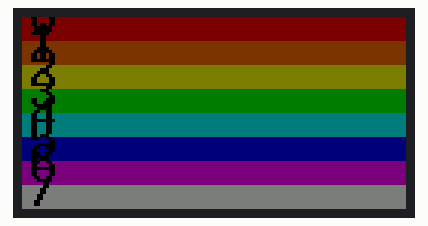
Recording of a program running on a simulated Raspberry Pi (BCM pin numbers). Shown: 128×64 colour display.

Above: at 0.1 s.

The program:

diag.py
```python
"""Panel geometry diagnostic. Draws a full-border rectangle + a big label so you
can find the correct multiplexing / row-address settings for your panel.

Usage:  sudo python3 diag.py <multiplexing> [row_addr_type]
The right setting is the one where the border is a single clean rectangle
touching all four edges and the label text is crisp and un-split.
"""
import sys
import os
import time
from rgbmatrix import RGBMatrix, RGBMatrixOptions, graphics

mult = int(sys.argv[1]) if len(sys.argv) > 1 else 0
row_addr = int(sys.argv[2]) if len(sys.argv) > 2 else 0
panel_type = sys.argv[3] if len(sys.argv) > 3 and sys.argv[3] != "-" else ""
mode = sys.argv[4] if len(sys.argv) > 4 else "rainbow"
slowdown = int(sys.argv[5]) if len(sys.argv) > 5 else 2

opts = RGBMatrixOptions()
opts.rows = int(os.environ.get("ROWS", "64"))
opts.cols = int(os.environ.get("COLS", "128"))
opts.chain_length = int(os.environ.get("CHAIN", "1"))
opts.parallel = 1
opts.hardware_mapping = 'adafruit-hat'
opts.gpio_slowdown = slowdown
opts.brightness = 50
opts.multiplexing = mult
opts.row_address_type = row_addr
if panel_type:
    opts.panel_type = panel_type
opts.drop_privileges = False

m = RGBMatrix(options=opts)
canvas = m.CreateFrameCanvas()
font = graphics.Font()
font.LoadFont("/home/mlavinder/rpi-rgb-led-matrix/fonts/10x20.bdf")
white = graphics.Color(255, 255, 255)

if mode == "white":
    # Solid white fill: correct scan setting => WHOLE panel lights white.
    for y in range(m.height):
        for x in range(m.width):
            canvas.SetPixel(x, y, 180, 180, 180)
    # setting number in black at three heights so it reads wherever rows light
    lbl = "M%d" % mult
    for yy in (14, 34, 54):
        graphics.DrawText(canvas, font, 4, yy, graphics.Color(0, 0, 0), lbl)
else:
    # 8 stacked rainbow stripes, each 8 rows tall, labeled 0-7.
    # Correct panel reads top->bottom: red,orange,yellow,green,cyan,blue,magenta,white
    STRIPES = [
        (255, 0, 0),     # 0 red
        (255, 110, 0),   # 1 orange
        (255, 255, 0),   # 2 yellow
        (0, 255, 0),     # 3 green
        (0, 255, 255),   # 4 cyan
        (0, 0, 255),     # 5 blue
        (255, 0, 255),   # 6 magenta
        (255, 255, 255), # 7 white
    ]
    band = m.height // len(STRIPES)   # 8 rows per stripe on a 64-tall panel
    for i, (r, g, b) in enumerate(STRIPES):
        y0 = i * band
        for y in range(y0, y0 + band):
            for x in range(m.width):
                canvas.SetPixel(x, y, r, g, b)
        graphics.DrawText(canvas, font, 2, y0 + band - 1, graphics.Color(0, 0, 0), str(i))
m.SwapOnVSync(canvas)

try:
    while True:
        time.sleep(1)
except KeyboardInterrupt:
    m.Clear()
```
